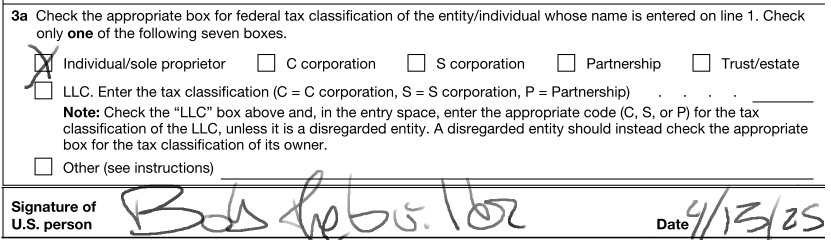
#> input picture examples/w9-checkboxes-and-signature-signed.tif, 1662 x 480 px (shown at 1/2 size)
$ python -i image_utils.py   (imports and definitions only)   (older library calls are emulated)
#> lines starting #> are read from the running program, lines starting #| are printed output that depends on the picture; after the words box and inside, x2 and y2 are one past the last pixel; in counts of white or black regions, pixels touching at a corner belong together
### src/image_box_finder/file_utils.py
"""Module for file utilities related to image processing."""

import os

from .constants import STEP_NAMES

def get_step_file_name(image_path, out_path, step_num):
    """Returns the file name to be used for the generated image resulting
    from each step during image processing based on image path,
    output path, step_num."""
    # filename with extension
    file_name = os.path.basename(image_path)
    file_ext = os.path.splitext(image_path)[1]
    # get base name of file without extension
    image_basename = file_name.replace(file_ext, "")

    out_dir = f'{out_path}/{image_basename}'
    # create out directory
    if not os.path.exists(out_dir):
        os.makedirs(out_dir)
    return f'{out_dir}/{image_basename}-{step_num}-{STEP_NAMES[step_num]}{file_ext}'

# [7 lines left out: function get_output_path, not called in this run]

### src/image_box_finder/image_utils.py
"""Module for processing images in order to identify boxes."""

import os
import cv2
import numpy as np

from .file_utils import get_output_path, get_step_file_name
from .step_image import StepImage

# based on StackOverflow answer by Sreekiran A R: https://stackoverflow.com/a/63085222/9980429

def find_boxes(image_path, out_path):
    """Function to process the image to find boxes and save intermediate steps."""
#> called with out_path = 'out.png'
    if not os.path.isfile(image_path):
        print(f"Error: Given image file not found: {image_path}")
        return

    ### reading input image
    image=cv2.imread(image_path)
#> image is the input picture: shape (480, 1662, 3); mean B, G, R 228.7, 228.7, 228.7
    if image is None:
        print(f"Error: Unable to read image at {image_path}")
        return
    step_num = 0
    cv2.imwrite(get_step_file_name(image_path, out_path, step_num), image)

    ### Step 1: convert to grayscale
    step_num += 1
    img_gray = convert_to_grayscale(StepImage(image_path, out_path, image), step_num)

    ### Step 2: convert to black and white
    step_num += 1
    img_bw = convert_to_black_and_white(StepImage(image_path, out_path, img_gray), step_num)
#> in convert_to_black_and_white, `_,img_bw = cv2.threshold(img.image,180,225,cv2.THRESH_OTSU)`:
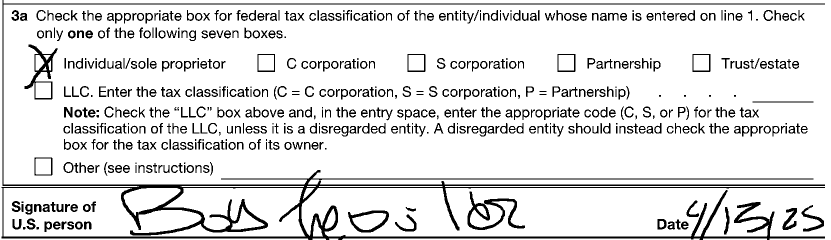
#> img_bw: shape (480, 1662) (shown at 1/2 size); values 0 (black) and 225 (white), 88.1% white; 621 black regions (60 under 20 px), largest, box (x1, y1, x2, y2) and area: (3, 0, 1650, 480) 32408, (935, 383, 1050, 460) 2331, (49, 89, 115, 199) 1691

    ### common variables for line detection
    line_width = 2
    line_min_width = 15

    ### Step 3: find horizontal lines
    step_num += 1
    img_bw_h = find_horizontal_lines(
        StepImage(image_path, out_path, img_bw),
        line_width, line_min_width, step_num)

    ### Step 4: find vertical lines
    step_num += 1
    img_bw_v = find_vertical_lines(
        StepImage(image_path, out_path, img_bw),
        line_width, line_min_width, step_num)

    ### Step 5: combine horizontal and vertical lines to identify boxes
    step_num += 1
    img_bw_boxes = merge_horizontal_and_vertical_lines(
        StepImage(image_path, out_path, img_bw_h),
          img_bw_v, step_num)

    ### Step 6: highlight boxes using red lining
    step_num += 1
    highlight_boxes(StepImage(image_path, out_path, image), img_bw_boxes, step_num)

def highlight_boxes(img: StepImage, img_bw_boxes, step_num):
    """Function to highlight the identified boxes in the original image"""
    ### get stats on Connected Components
    _, _, stats, _ = cv2.connectedComponentsWithStats(
        ~img_bw_boxes, connectivity=8, ltype=cv2.CV_32S)

    ### drawing recangles for visualisation
    for x,y,w,h,_ in stats[0:]:
        cv2.rectangle(img.image,(x,y),(x+w,y+h),(0,0,255),2)
    cv2.imwrite(get_step_file_name(img.image_path, img.out_path, step_num), img.image)

def force_to_0_or_255(img):
    """Function to convert pixels above 127 to 255 and below to 0."""

    """    Convert the image to binary format where pixels above 127 are set to 255"""
    img[img>127]=255

    """    Convert the image to binary format where pixels below 127 are set to 0"""
    img[img<127]=0
    return img

def merge_horizontal_and_vertical_lines(img: StepImage, img_bw_v, step_num):
    """Function to merge horizontal and vertical lines to form boxes."""
    img_bw_boxes = force_to_0_or_255(force_to_0_or_255(img.image)|force_to_0_or_255(img_bw_v))
    cv2.imwrite(get_step_file_name(img.image_path, img.out_path, step_num), img_bw_boxes)
    return img_bw_boxes

def find_vertical_lines(img: StepImage, line_width, line_min_width, step_num):
    """    Function to find vertical lines in the image."""
    kernal1v = np.ones((line_width,1), np.uint8)
    kernal6v = np.ones((line_min_width,1), np.uint8)
    # bridge small gap in vert lines
    img_bw_v = cv2.morphologyEx(~img.image, cv2.MORPH_CLOSE, kernal1v)
    # kep ony vert lines by eroding everything else in vert direction
    img_bw_v = cv2.morphologyEx(img_bw_v, cv2.MORPH_OPEN, kernal6v)
    cv2.imwrite(get_step_file_name(img.image_path, img.out_path, step_num), img_bw_v)
    return img_bw_v

def find_horizontal_lines(img: StepImage, line_width, line_min_width, step_num):
    """    Function to find horizontal lines in the image."""
#> called with line_width = 2, line_min_width = 15, step_num = 3
    kernal1h = np.ones((1,line_width), np.uint8)
    kernal6h = np.ones((1,line_min_width), np.uint8)

    # bridge small gap in horizonntal lines
    img_bw_h = cv2.morphologyEx(~img.image, cv2.MORPH_CLOSE, kernal1h)
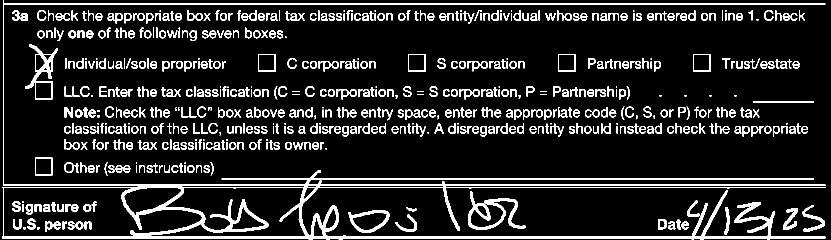
#> img_bw_h: shape (480, 1662) (shown at 1/2 size); values 30 (black) and 255 (white), 11.9% white; 607 white regions (59 under 20 px), largest, box (x1, y1, x2, y2) and area: (4, 0, 1651, 480) 32427, (936, 383, 1051, 460) 2333, (50, 89, 116, 199) 1695
     # kep ony horiz lines by eroding everything else in hor direction
    img_bw_h = cv2.morphologyEx(img_bw_h, cv2.MORPH_OPEN, kernal6h)
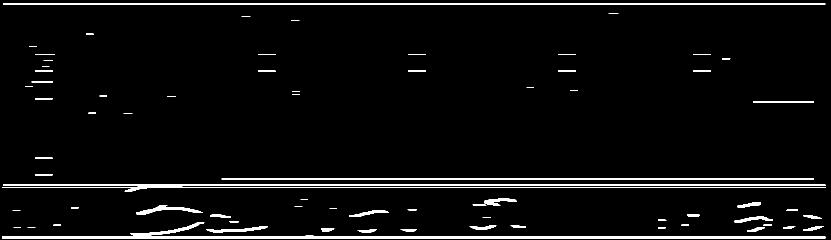
#> img_bw_h: shape (480, 1662) (shown at 1/2 size); values 30 (black) and 255 (white), 3.6% white; 73 white regions (14 under 20 px), largest, box (x1, y1, x2, y2) and area: (4, 369, 1651, 383) 8547, (4, 471, 1651, 477) 6619, (6, 7, 1651, 9) 3290
    cv2.imwrite(get_step_file_name(img.image_path, img.out_path, step_num), img_bw_h)
    return img_bw_h

def convert_to_black_and_white(img: StepImage, step_num):
    """Convert the grayscale image to black and white using
    Otsu's thresholding and save the resulting image to a file."""
    _,img_bw = cv2.threshold(img.image,180,225,cv2.THRESH_OTSU)
    cv2.imwrite(get_step_file_name(img.image_path, img.out_path, step_num), img_bw)
    return img_bw

def convert_to_grayscale(img: StepImage, step_num):
    """Convert the image to grayscale and save the
    resulting image to a file."""
    img_gray=cv2.cvtColor(img.image,cv2.COLOR_BGR2GRAY)
    cv2.imwrite(get_step_file_name(img.image_path, img.out_path, step_num), img_gray)
    return img_gray

def process_images(arguments):
    """Process each image to find boxes and save results."""
    for _, img in enumerate(arguments.images):
        out_path = get_output_path(img, arguments.out_path)
        find_boxes(img, out_path)

>>> result = find_boxes('../../examples/w9-checkboxes-and-signature-signed.tif', 'out.png')
#> in find_vertical_lines, `img_bw_v = cv2.morphologyEx(~img.image, cv2.MORPH_CLOSE, kernal1v)`:
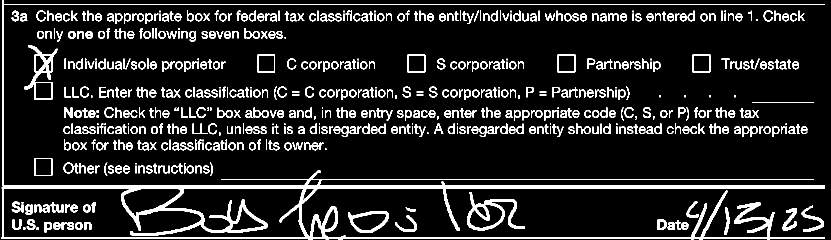
#> img_bw_v: shape (480, 1662) (shown at 1/2 size); values 30 (black) and 255 (white), 11.9% white; 621 white regions (60 under 20 px), largest, box (x1, y1, x2, y2) and area: (3, 0, 1650, 480) 32406, (935, 384, 1050, 461) 2334, (49, 90, 115, 200) 1694
#> in find_vertical_lines, `img_bw_v = cv2.morphologyEx(img_bw_v, cv2.MORPH_OPEN, kernal6v)`:
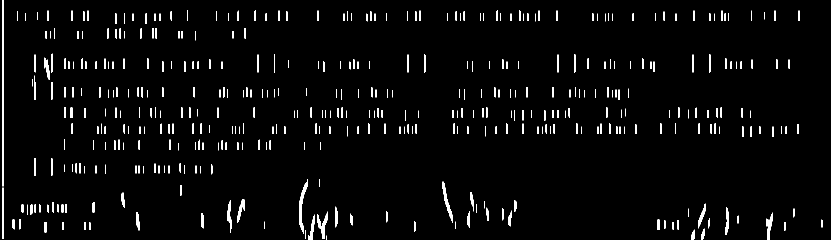
#> img_bw_v: shape (480, 1662) (shown at 1/2 size); values 30 (black) and 255 (white), 2.9% white; 428 white regions (66 under 20 px), largest, box (x1, y1, x2, y2) and area: (5, 0, 7, 373) 746, (598, 364, 613, 468) 562, (885, 363, 906, 446) 440
#> in force_to_0_or_255 (call 3), `img[img>127]=255`:
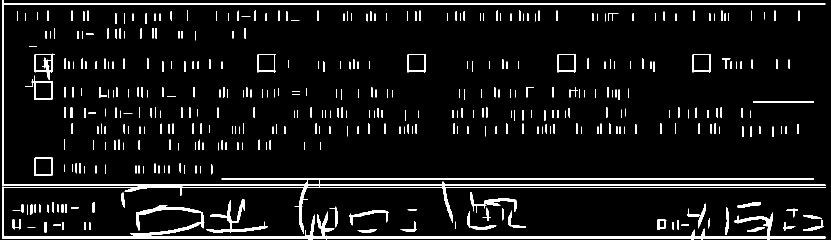
#> img: shape (480, 1662) (shown at 1/2 size); 6.4% white; 414 white regions (68 under 20 px), largest, box (x1, y1, x2, y2) and area: (4, 0, 1651, 480) 24333, (412, 399, 536, 465) 1410, (272, 415, 409, 461) 1091
#> in highlight_boxes, `_, _, stats, _ = cv2.connectedComponentsWithStats( ~img_bw_boxes, conn..`: stats = 22 rows, first 6: [4, 0, 1647, 480, 51040], [0, 0, 616, 480, 4765], [7, 0, 1655, 480, 731308], [71, 110, 31, 31, 687], [517, 110, 31, 31, 961], [817, 110, 31, 31, 961]
#> the loop in highlight_boxes, `for x,y,w,h,_ in stats[0:]:` made 22 passes
#> (x, y, w, h) on passes 1 to 12: (4, 0, 1647, 480), (0, 0, 616, 480), (7, 0, 1655, 480), (71, 110, 31, 31), (517, 110, 31, 31), (817, 110, 31, 31), (1117, 110, 31, 31), (1387, 110, 31, 31), (96, 122, 6, 19), (71, 165, 31, 31), (71, 317, 31, 32), (616, 359, 22, 10)
#> after the loop in highlight_boxes, `for x,y,w,h,_ in stats[0:]:`:
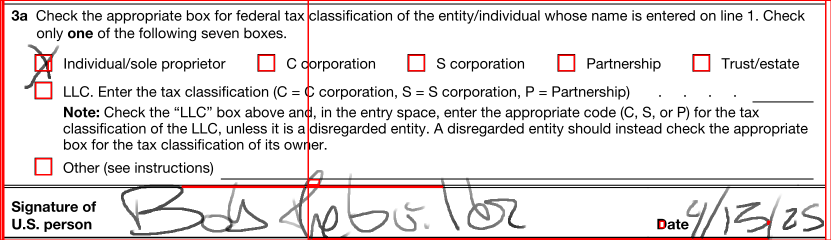
#> img.image: shape (480, 1662, 3) (shown at 1/2 size); mean B, G, R 223.6, 223.6, 230.2

$ run again, on examples/w9-checkboxes-and-signature.tif
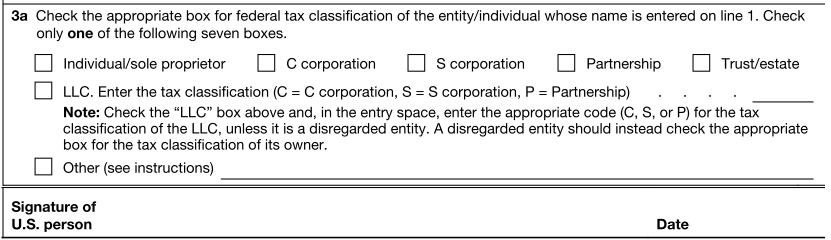
#> input picture examples/w9-checkboxes-and-signature.tif, 1662 x 480 px (shown at 1/2 size)
#> in find_boxes, image is the input picture: shape (480, 1662, 3); min 0, max 255, mean 232.4
#> img_bw: shape (480, 1662); values 0 (black) and 225 (white), 90.5% white; 616 black regions (61 under 20 px), largest, box (x1, y1, x2, y2) and area: (3, 374, 1650, 477) 10076, (5, 0, 1650, 372) 8959, (442, 357, 1627, 359) 2370
#> in force_to_0_or_255 (call 3), `img[img>127]=255`:
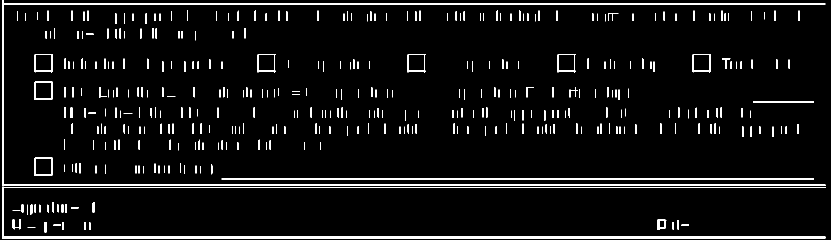
#> img: shape (480, 1662) (shown at 1/2 size); 4.9% white; 381 white regions (67 under 20 px), largest, box (x1, y1, x2, y2) and area: (4, 374, 1651, 478) 10078, (5, 0, 1651, 373) 8966, (443, 357, 1628, 359) 2370
#> stats = [[4, 0, 1647, 478, 39068], [0, 0, 1662, 480, 751786], [71, 110, 31, 31, 961], [517, 110, 31, 31, 961], [817, 110, 31, 31, 961], [1117, 110, 31, 31, 961], [1387, 110, 31, 31, 961], [71, 165, 31, 32, 992], [71, 317, 31, 32, 992], [1319, 442, 9, 13, 117]]
#> the loop in highlight_boxes, `for x,y,w,h,_ in stats[0:]:` made 10 passes
#> (x, y, w, h) on passes 1 to 8: (4, 0, 1647, 478), (0, 0, 1662, 480), (71, 110, 31, 31), (517, 110, 31, 31), (817, 110, 31, 31), (1117, 110, 31, 31), (1387, 110, 31, 31), (71, 165, 31, 32)
#> after the loop in highlight_boxes, `for x,y,w,h,_ in stats[0:]:`:
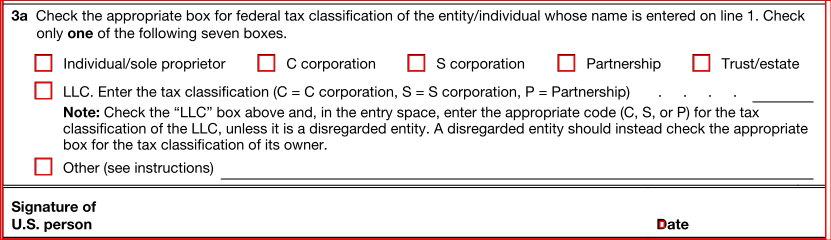
#> img.image: shape (480, 1662, 3) (shown at 1/2 size); mean B, G, R 228.2, 228.2, 233
